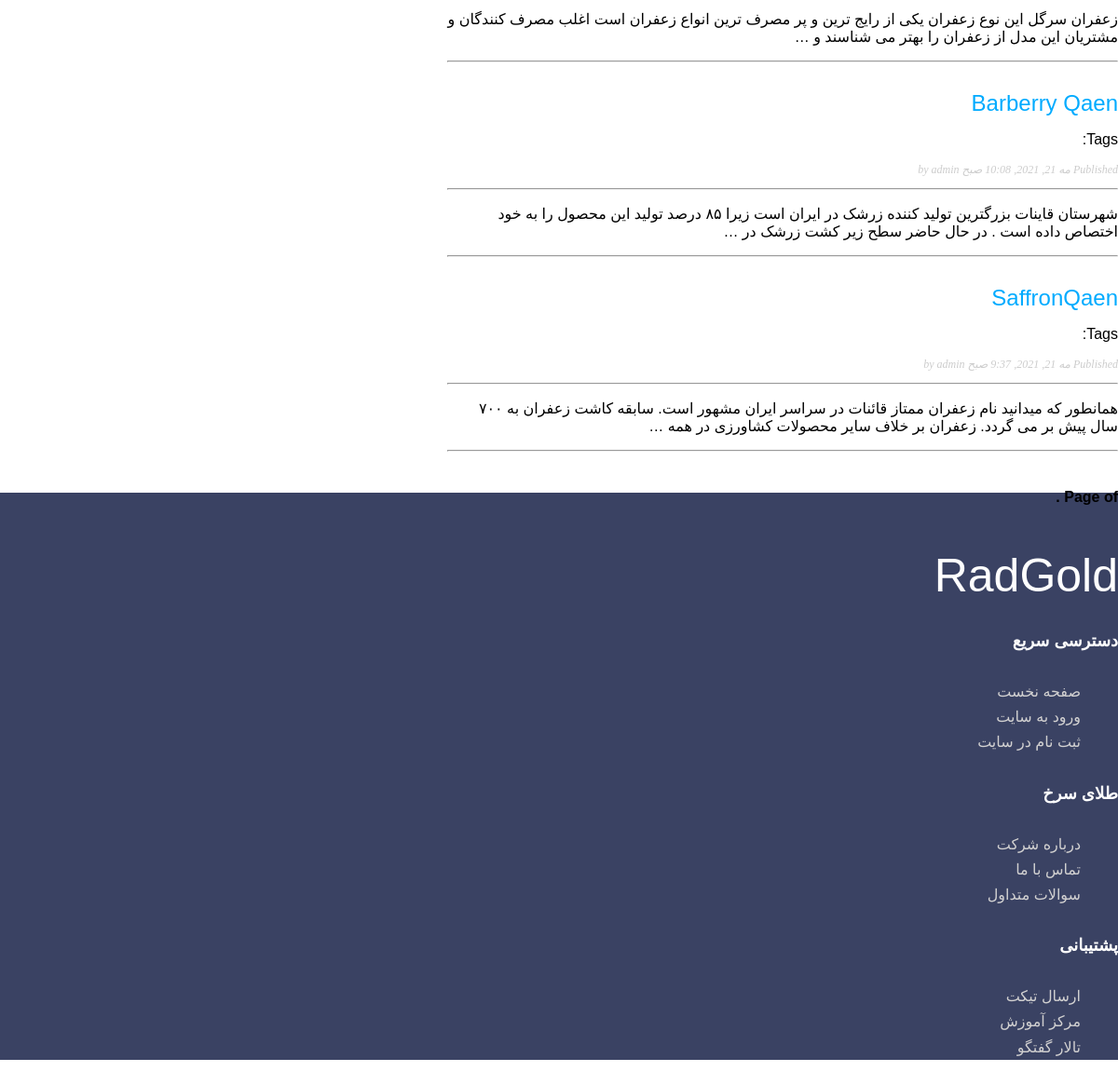
The app's page /products/ (lower part), older data.
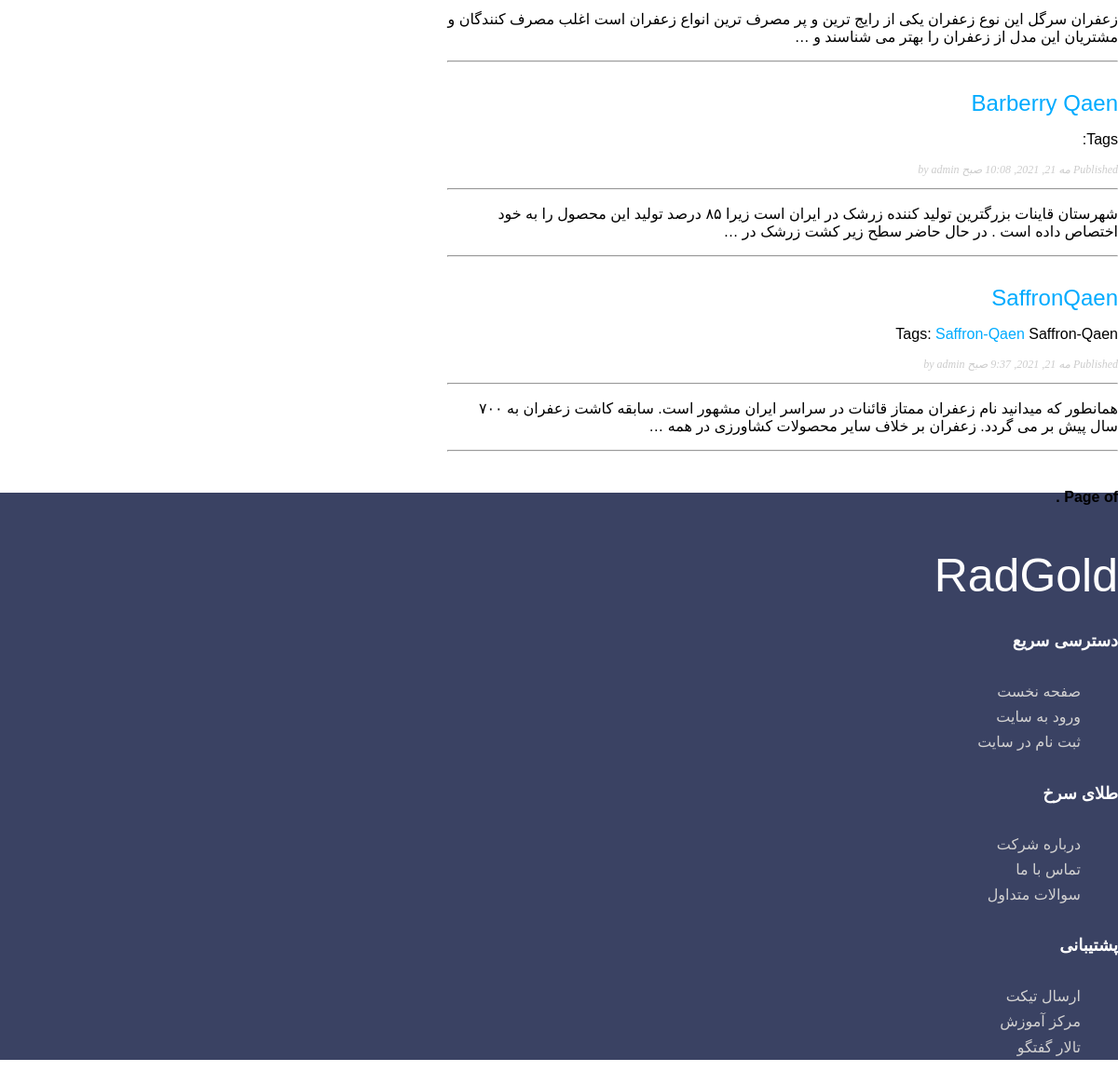
The same page, newer data.
### products/models.py (models this page shows, shortened)
class Post(models.Model):
    STATUS_CHOICES = (('draft', 'Draft'),  ('published', 'Published'), )
    tags = TaggableManager()
    title = models.CharField(max_length=250)
    slug = models.SlugField(max_length=250,unique_for_date='publish')
    author = models.ForeignKey(User,on_delete=models.CASCADE, related_name='blog_posts')
    name = models.CharField(max_length=100)
    image = models.ImageField(upload_to='home/%Y/%m/%d/')
    body = models.TextField()
    publish = models.DateTimeField(default=timezone.now)
    created = models.DateTimeField(auto_now_add=True)
    updated = models.DateTimeField(auto_now=True)
    status = models.CharField(max_length=10,choices=STATUS_CHOICES, default='draft')
    class Meta:
     ordering = ('-publish',)
    def get_absolute_url(self):
        return reverse('products:post_detail',
                        args=[self.publish.year,  self.publish.month, self.publish.day, self.slug])

### products/views.py (the view)
# urls.py: path('',post_list, name='post_list'),
def post_list(request, tag_slug=None):
    posts_all = Post.objects.filter(status='published')
    tag = None
    if tag_slug:
        tag = get_object_or_404(Tag, slug=tag_slug)
        object_list = object_list.filter(tags__in=[tag])
    object_list = Post.objects.filter(status='published')
    paginator = Paginator(object_list,2) # 3 posts in each page
    page = request.GET.get('page')
    try:
        posts = paginator.page(page)
    except PageNotAnInteger:
        posts = paginator.page(1)
    except EmptyPage:
        posts = paginator.page(paginator.num_pages)
    return render(request,
        'products/post/list.html',
            {'posts': posts_all,
            'page': page,
            'tag': tag})

### products/templates/products/post/list.html (shortened to what this page needs)
{% extends "products/base.html" %}
{% block content %}
{% for post in posts %}
<h2>
    <a href="{{ post.get_absolute_url }}">
        {{ post.title }}
    </a>
</h2>
<p class="tags">
    Tags:
    {% for tag in post.tags.all %}
        <a href="{% url "products:post_list_by_tag" tag.slug %}">
             {{ tag.name }}
        </a>
    {% endfor %}
    {{ post.tags.all|join:", " }}
</p>
<p class="date">
    Published {{ post.publish }} by {{ post.author }}
</p>
<hr>
{{ post.body|truncatewords:30|linebreaks }}
<hr>
{% endfor %}
{% include "pagination.html" with page=posts %}
{% endblock %}

### products/templates/products/base.html (shortened to what this page needs)
{% load static %}
<!DOCTYPE html>
<html dir="rtl" lang="fa"  ;>
<head>
    <link href="{% static 'css/products.css' %}" rel="stylesheet">
</head>
<body>
<header>
<body >
        <div id="content">
            {% block content %}
            {% endblock %}
        </div>
    <br/>
    <br/>
    <br/>
    <br/>
    <br/>
    <br/>
    <br/>
    <br/>
    <br/>
    <br/>
    <br/>
    <br/>
    <br/>
    <br/>
    <br/>
    <br/>
    <br/>
    <br/>
    <br/>
    <br/>
    <br/>
    <br/>
    <br/>
    <br/>
    <br/>
    <br/>
    <br/>
    <br/>
    <br/>
    <br/>
    <br/>
    <br/>
    <br/>
    <br/>
    <br/>
    <br/>
    <br/>
    <br/>
    <br/>
    <br/>
    <br/>
    <br/>
    <br/>
    <br/>
    <br/>
    <br/>
    <br/>
    <br/>
    <br/>
    <br/>
    <br/>
    <br/>
    <br/>
    <br/>
    <br/>
    <br/>
    <br/>
    <br/>
    <br/>
    <br/>
    <br/>
    <br/>
    <br/>
    <br/>
    <br/>
    <br/>
    <br/>
    <br/>
    <br/>
    <br/>
    <br/>
    <br/>
    <br/>
    <br/>
    <br/>
    <footer id="myFooter">
            <div class="container">
                <div class="row">
                    <div class="col-sm-3">
                        <h2 class="logo"><a href="#">  RadGold </a></h2>
                    </div>
                    <div class="col-sm-2">
                        <h5>دسترسی سریع</h5>
                        <ul>
                            <li><a href="#">صفحه نخست</a></li>
                            <li><a href="#">ورود به سایت</a></li>
                            <li><a href="#">ثبت نام در سایت</a></li>
                        </ul>
                    </div>
                    <div class="col-sm-2">
                        <h5>طلای سرخ </h5>
                        <ul>
                            <li><a href="#">درباره شرکت</a></li>
                            <li><a href="#">تماس با ما</a></li>
                            <li><a href="#">سوالات متداول</a></li>
                        </ul>
                    </div>
                    <div class="col-sm-2">
                        <h5>پشتیبانی</h5>
                        <ul>
                            <li><a href="#">ارسال تیکت</a></li>
                            <li><a href="#">مرکز آموزش</a></li>
                            <li><a href="#">تالار گفتگو</a></li>
                        </ul>
                    </div>
            </div>
    </footer>
</body>
</html>

### products/templates/pagination.html (shortened to what this page needs)
<div class="pagination">
    <span class="step-links">
        <span class="current">
            Page {{ page.number }} of {{ page.paginator.num_pages }}.
        </span>
    </span>
</div>

### products/static/css/products.css (style rules this page uses)
body { margin:0; padding:0; font-family:helvetica, sans-serif; }
a { color:#00abff; text-decoration:none; }
h2 { font-weight:normal; margin:30px 0 0; }
#content { float:right; width:60%; padding:0 0 0 0px; flex: 1 0 auto; }
p.date { color:#ccc; font-family: georgia, serif; font-size: 12px; font-style: italic; }
.pagination { margin:40px 0; font-weight:bold; }
html { direction:rtl; font-family:"Droid Arabic Kufi", "Droid Sans", sans-serif; font-size:16px; }
#myFooter { background-color: #3a4263; color: white; padding-top: 30px; }
#myFooter .row { margin-bottom: 30px; }
#myFooter ul { list-style-type: none; padding-left: 0; line-height: 1.7; }
#myFooter h5 { font-size: 18px; color: white; font-weight: bold; margin-top: 30px; }
#myFooter h2 a { font-size: 50px; text-align: center; color: #fff; }
#myFooter a { color: #d2d1d1; text-decoration: none; }

Row changes from the older to the newer data that the page shows:
changed Post "SaffronQaen": tags.all (not shown) → "Saffron-Qaen"
added Tag: name "Saffron-Qaen", shown under Post "SaffronQaen"
